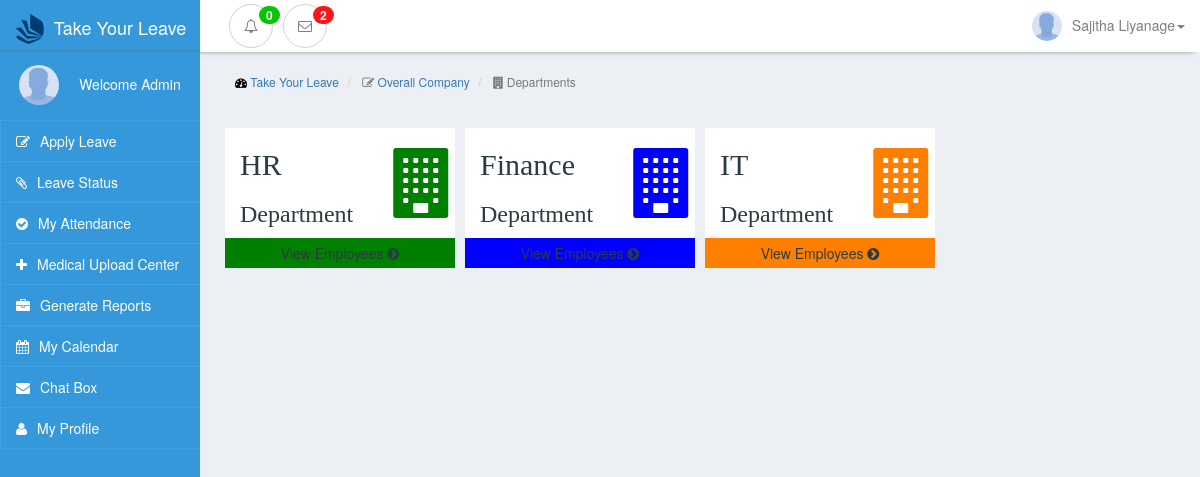
The page /view/site/index_departments.php (signed in) on the database its author committed.
### tables this page shows
CREATE TABLE `employee` (
  `comp_id` varchar(20) NOT NULL,
  `name` varchar(255) NOT NULL,
  `nic` varchar(10) NOT NULL,
  `gender` varchar(10) NOT NULL,
  `email` varchar(255) NOT NULL,
  `password` varchar(255) NOT NULL,
  `tel_no` varchar(10) NOT NULL,
  `image` varchar(255) NOT NULL,
  `job_cat_id` int(11) NOT NULL,
  `level_id` int(11) DEFAULT NULL,
  `group_id` int(11) NOT NULL,
  `dept_id` int(11) NOT NULL,
  PRIMARY KEY (`comp_id`),
  KEY `job_cat_id` (`job_cat_id`),
  KEY `level_id` (`level_id`),
  KEY `group_id` (`group_id`),
  KEY `dept_id` (`dept_id`)
);

CREATE TABLE `department` (
  `dept_id` int(11) NOT NULL AUTO_INCREMENT,
  `dept_name` varchar(50) NOT NULL,
  `no_of_emp` int(11) NOT NULL,
  `dept_color` varchar(50) NOT NULL,
  `roster_status` varchar(20) NOT NULL,
  `currentStatus` varchar(50) NOT NULL,
  PRIMARY KEY (`dept_id`)
);

### view/site/index_departments.php (the view, shortened to what this page needs)
<?php
$pdo = connect();
?>
<!DOCTYPE html>
<html lang="en">
<head>
    <link href="../admin/css/bootstrap.min.css" rel="stylesheet">
    <link href="../admin/css/interface-leftmenu.css" rel="stylesheet">
    <link href="../admin/css/adminpanel-interface.css" rel="stylesheet">
    <link href="../admin/css/navbar-style.css" rel="stylesheet">
    <link href="../admin/css/font-awesome.min.css" rel="stylesheet">
</head>
<body style=" background-color: #eceff4 !important;">
<?php include("../layouts/navbar.php") ?>
<div class="container-fluid ">
    <div class="row ">
        <div class="col-sm-2 col-xs-12 left-menu-div side-bar-display">
            <?php include("../layouts/leftbar.php") ?>
        </div>
        <div class="col-sm-10 col-xs-12 admin-background col-sm-push-2" style="position: relative;">
            <div class="row padding-row">
                <div class="row">
                    <div class="col-lg-12">
                        <ol class="breadcrumb breadcrumb-style">
                            <li>
                                <i class="fa fa-dashboard"></i> <a href="director.php">Take Your Leave</a>
                            </li>
                            <li class="active">
                                <i class="fa fa-edit"></i> <a href="director.php">Overall Company</a>
                            </li>
                            <li class="active">
                                <i class="fa fa-building"></i> Departments
                            </li>
                        </ol>
                    </div>
                </div>
            </div>
            <div class="row padding-row">
                <?php
                    $sql = "SELECT * FROM department WHERE currentStatus=:log and roster_status=:state";
                    $query = $pdo->prepare($sql);
                    $query->execute(array('log'=>"approved",'state'=>"NO"));
                    $result = $query->fetchAll();
                    foreach($result as $rs){
                        echo "<div class=\"col-sm-3 col-xs-12 padding-box-inner\">
                                <div class=\"row\">
                                    <div class=\"col-xs-12 main-box-1-1-inner\">
                                        <div class=\"row\">
                                            <div class=\"col-xs-8\">
                                                <h2 class=\"box-count\">".explode(" ",$rs['dept_name'])[0]."</h2>
                                                <h3 class=\"box-head\">Department</h3>
                                            </div>
                                            <div class=\"col-xs-4\">
                                                <i class=\"fa fa-building fa-5x box-icon\" style=\"color:".$rs['dept_color'].";\" aria-hidden=\"true\"></i>
                                            </div>
                                        </div>
                                    </div>
                                </div>
                                <div class=\"row\">
                                    <div class=\"col-xs-12  main-box-1-2-inner\" style=\"background-color:".$rs['dept_color'].";\">
                                        <div class=\"more-info\">
                                            <a href='index_department_employee.php?id=".$rs['dept_id']."' style=\"color:#2c3b42;\">View Employees <i class=\"fa fa-chevron-circle-right\" style=\"color:#2c3b42;\" aria-hidden=\"true\"></i></a>
                                        </div>
                                    </div>
                                </div>
                            </div>";
                    }
                ?>
            </div>
        </div>
    </div>
</div>
</body>
</html>

### view/layouts/navbar.php (shortened to what this page needs)
<?php
    $newsql = "SELECT name,image,group_id from employee where comp_id=:empID";
    $newquery = $pdo->prepare($newsql);
    $newquery->execute(array('empID'=>$empID));
    $newresult = $newquery->fetch();
    $employeeName = $newresult['name'];
    $employeeImage = $newresult['image'];
    $statement = "SELECT * from apply_leave where seen=:val AND comp_id=:empID";
    $newquery1 = $pdo->prepare($statement);
    $newquery1->execute(array('val'=>0, 'empID'=>$empID));
    $nortifictionsCount = $newquery1->rowCount();
    $statement2 = "SELECT conversation.message, MAX(conversation.sender_id) as sender_id,conversation.chat_id,employee.image,employee.name
FROM conversation JOIN employee ON conversation.receiver_id=employee.comp_id WHERE receiver_id=:empID AND seen=:val GROUP BY sender_id ";
    $newquery2 = $pdo->prepare($statement2);
    $newquery2->execute(array('val'=>0, 'empID'=>$empID));
    $nortifictionsCount2 = $newquery2->rowCount();
?>
<center>
</center>
<nav class="navbar navbar-inverse navbar-static-top nav-top nav-bar-custom navbar-fixed-top" style="margin-top:0px; box-shadow: 0 3px 7px -6px black !important;">
    <div class="container-fluid">
        <div class="navbar-header">
            <a class="navbar-brand heding font nav-head-admin" href="#"><span class="head-nav"></span> Admin Panel</a>
        </div>
        <div style="height: 1px;" aria-expanded="false" id="navbar" class="navbar-collapse collapse">
            <ul class="nav navbar-nav navbar-left nortifications" style="margin-left:17%; padding-top:4px; position: fixed;">
                <li class="dropdown">
                    <a href="#" class="dropdown-toggle nortification-button" data-toggle="dropdown">
                        <i class="fa fa-bell-o" style="border:1px solid #d2d2d2; border-radius:100%; padding:14px;"></i><span class="badge postition-alert"><?php echo $nortifictionsCount;?></span>
                    </a>
                </li>
                <li  class="dropdown">
                    <a href="#" class="dropdown-toggle nortification-button" data-toggle="dropdown">
                        <i class="fa fa-envelope-o" style="border:1px solid #d2d2d2; border-radius:100%; padding:14px;"></i><span class="badge postition-message"><?php echo $nortifictionsCount2;?></span>
                    </a>
                </li>
            </ul>
            <ul class="nav navbar-nav navbar-right">
                <li class="dropdown">
                    <a href="#" class="dropdown-toggle font new" data-toggle="dropdown" role="button"
                       aria-haspopup="true" aria-expanded="false"><img src="../<?php if($employeeImage != 'null'){echo $employeeImage;}else{ echo '../public/images/default.png';}?>" class="img-circle image-user"  /><?php echo $employeeName;?><span class="caret"></span></a>
                </li>
            </ul>
        </div>
    </div>
</nav>

### view/admin/css/interface-leftmenu.css (style rules this page uses)
.left-menu-div { background-color: #3498db !important; height:100vh; padding-left:0; padding-right: 0px; position:fixed; z-index:3000; margin-top:-40px; border-radius:0px !important; }

### view/admin/css/adminpanel-interface.css (style rules this page uses)
.main-box-1-1-inner { height:110px; background-color: #FFFFFF; color: #2c3b42; }
.main-box-1-2-inner { height:30px; color: #2c3b42; }
.padding-box-inner { padding-left:20px; padding-right:20px; margin-top:25px; }
.padding-row { padding-left:20px; padding-right:20px; }
.box-count { font-family:Calibri; }
.box-head { font-family:Calibri; margin-top:20px; }
.box-icon { font-size:30px; text-align: center; margin-top:20px; color: #f8f8f8; }
.more-info { text-align:center; margin-top:5px; }
.admin-background { margin-top:15px; padding-bottom:50px; }
.breadcrumb-style { background-color:transparent; color:#000; margin-top:10px; margin-bottom:5px; font-size:12px; }

### view/admin/css/navbar-style.css (style rules this page uses)
.nortification-button { padding:0 !important; border-radius:100%; width:44px; height:44px; margin-left:10px; }
.navbar-static-top { margin-bottom: 19px; }
.nav-top { margin-top:-40px; }
.nav-bar-custom { background-color:#FFFFFF; color: #7e7e7e !important; border-bottom-color:transparent; }
.font { color: #FFFFFF !important; }
.navbar-inverse .navbar-nav > li > a { color: #7e7e7e !important; }
.image-user { height:30px; width:30px; margin-top:-7px; margin-right:10px; margin-bottom:-5px; }
.postition-alert { margin-top:-90px; margin-left:30px; background-color:#07C404; }
.postition-message { margin-top:-90px; margin-left:30px; background-color:#FF1717; }

### rows shown on the page
employee: name "Sajitha Liyanage"
department: dept_name "HR"
department: dept_name "Finance"
department: dept_name "IT"

### other values the page prints
$nortifictionsCount "0"
$nortifictionsCount2 "2"
$empRole "Admin"
